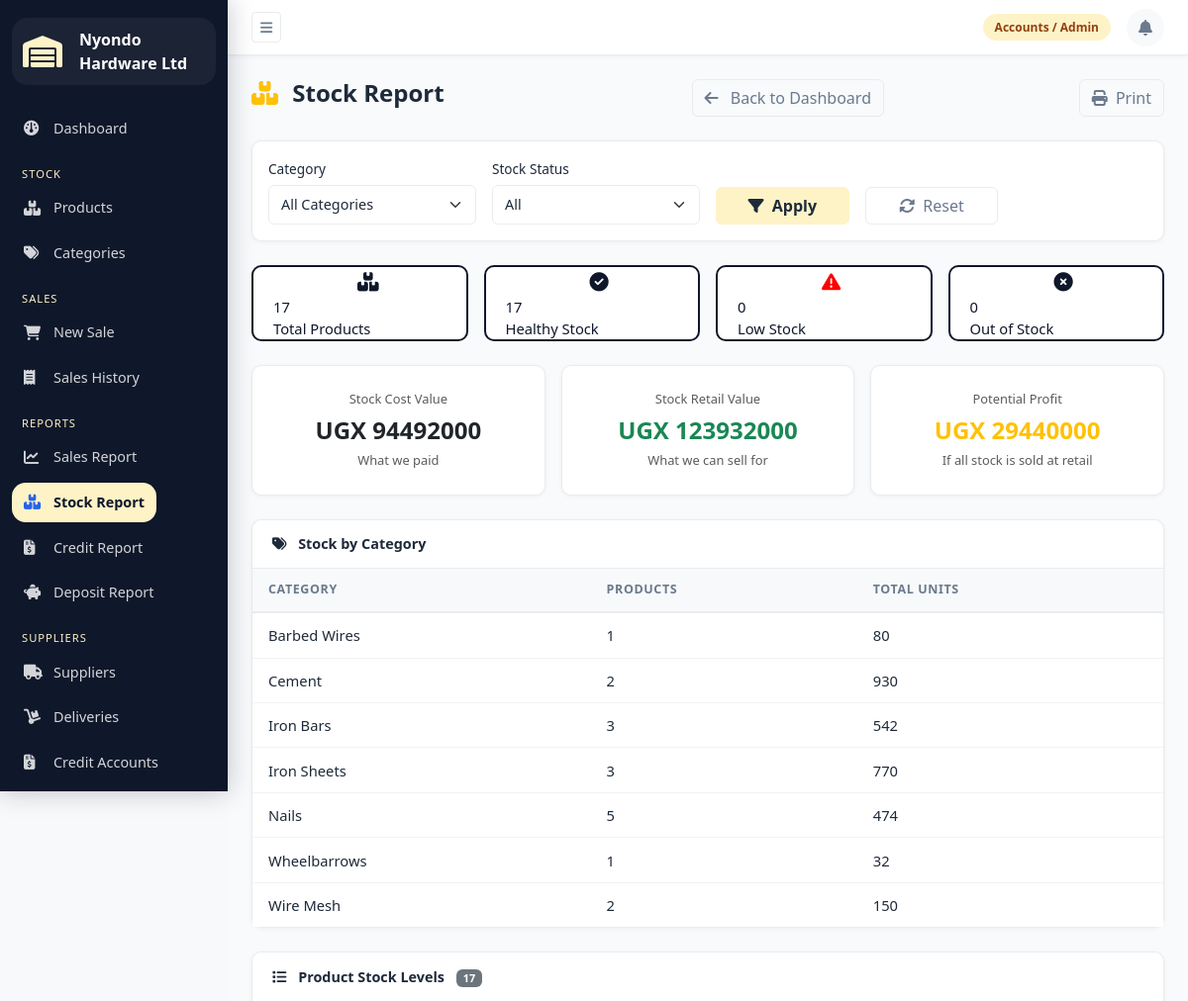
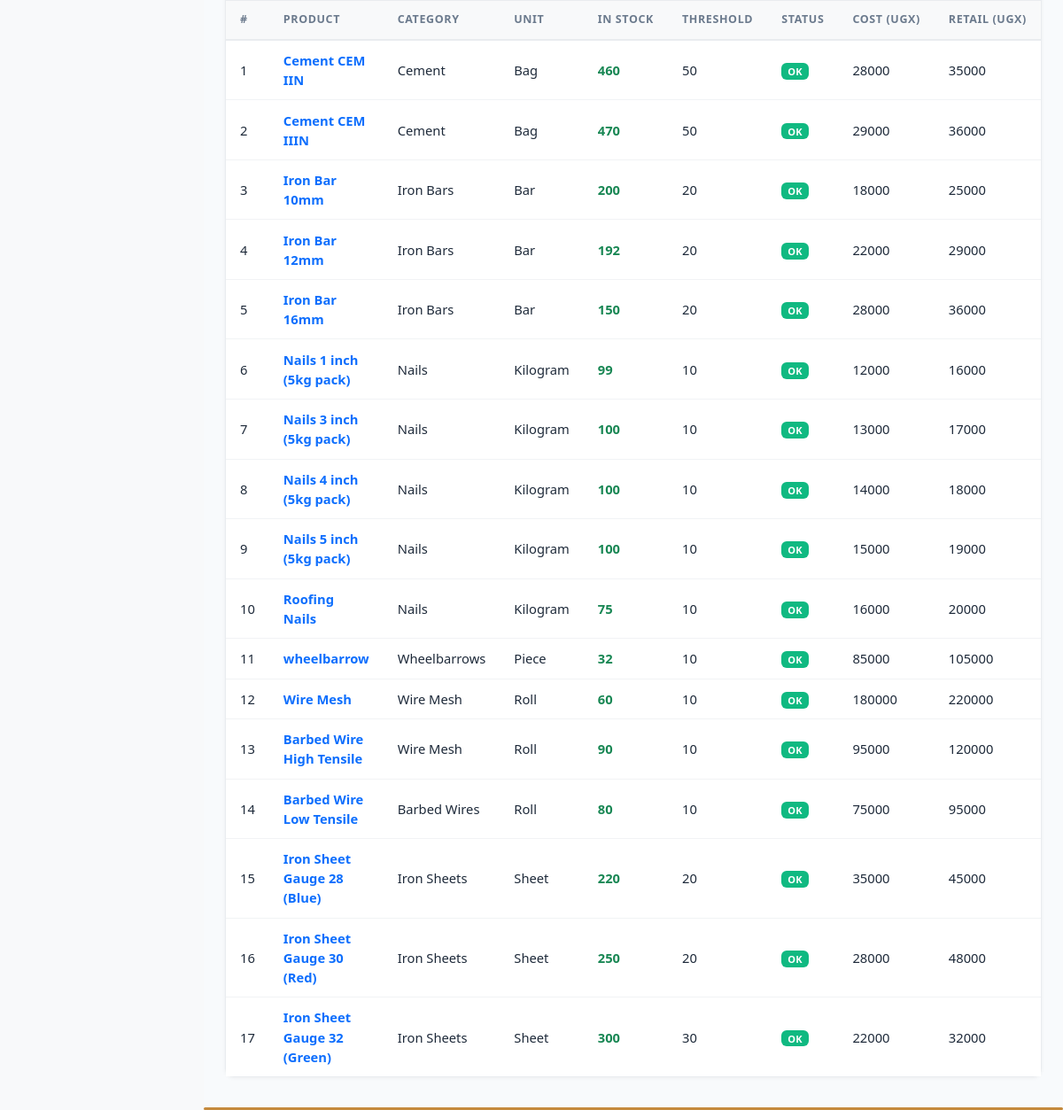
The app's page /reports/stock/ (signed in), older data (2 pictures, top to bottom).
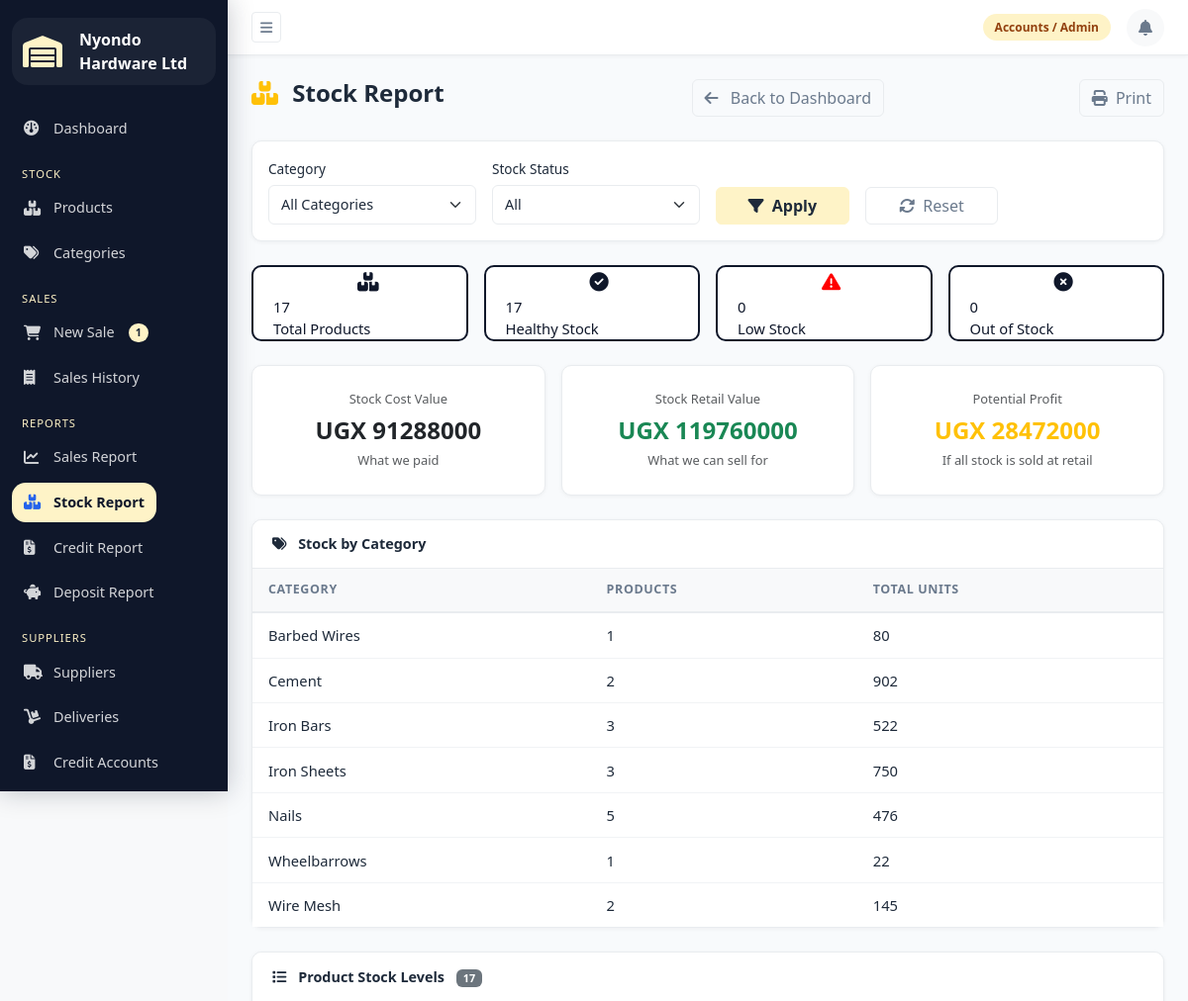
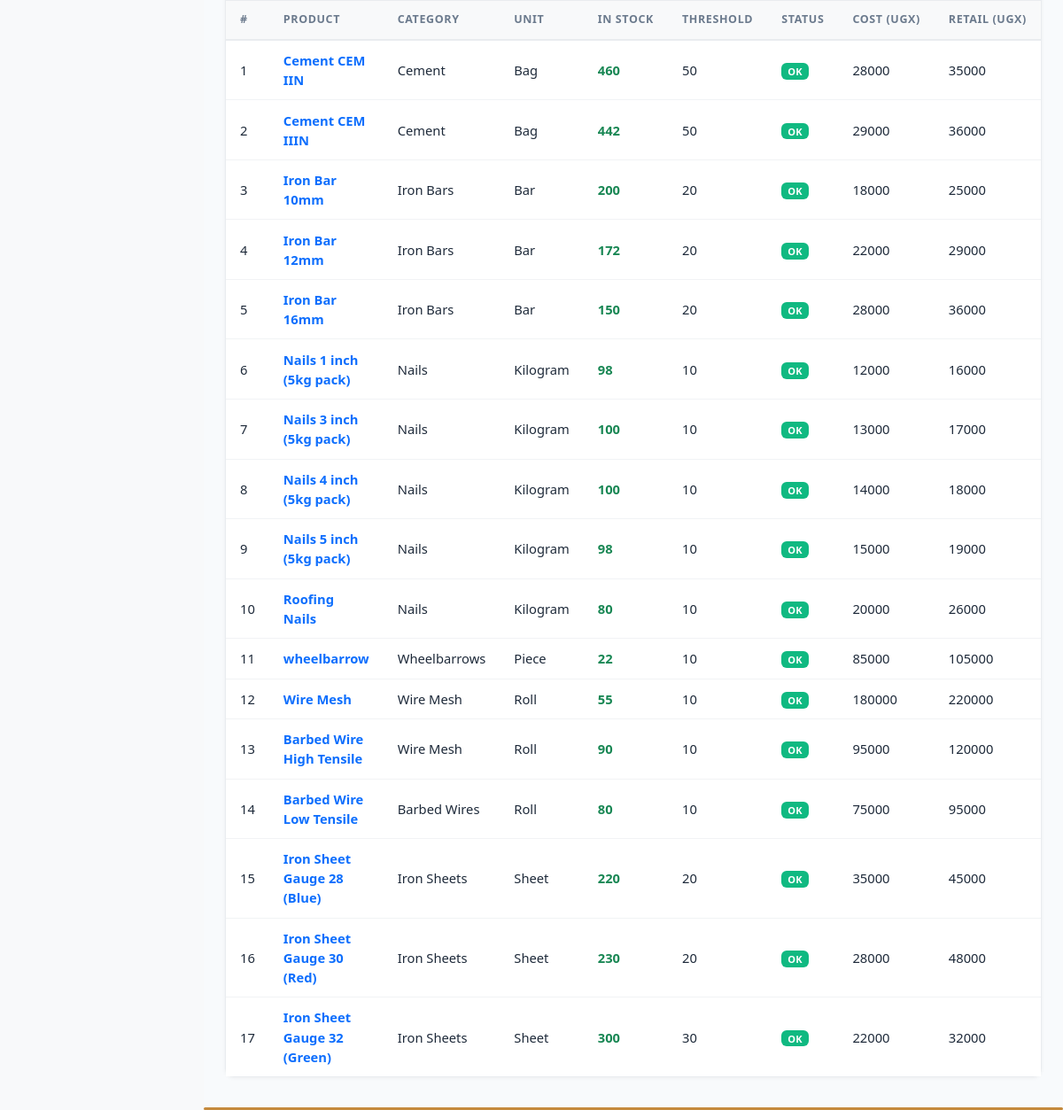
The same page, newer data (2 pictures, top to bottom).
### stock/models.py (models this page shows, shortened)
class Category(models.Model):
    name = models.CharField(max_length=100)
    class Meta:
        verbose_name_plural = "Categories"

class Product(models.Model):
    UNIT_CHOICES = [
        ('bag', 'Bag'),
        ('bar', 'Bar'),
        ('kg', 'Kilogram'),
        ('piece', 'Piece'),
        ('roll', 'Roll'),
        ('sheet', 'Sheet'),
        ('bundle', 'Bundle'),
    ]
    category = models.ForeignKey(Category, on_delete=models.SET_NULL, null=True)
    name = models.CharField(max_length=200)
    description = models.TextField(blank=True)
    unit = models.CharField(max_length=20, choices=UNIT_CHOICES)
    unit_cost = models.DecimalField(max_digits=12, decimal_places=2)
    wholesale_price = models.DecimalField(max_digits=12, decimal_places=2)
    retailer_price = models.DecimalField(max_digits=12, decimal_places=2)
    retail_price = models.DecimalField(max_digits=12, decimal_places=2)  # individual buyer
    quantity_in_stock = models.PositiveIntegerField(default=0)
    low_stock_threshold = models.PositiveIntegerField(default=10)
    is_deposit_eligible = models.BooleanField(default=False)
    date_added = models.DateTimeField(auto_now_add=True)
    def is_low_stock(self):
        return self.quantity_in_stock <= self.low_stock_threshold

### sales/models.py (models this page shows, shortened)
class Cart(models.Model):
    attendant = models.OneToOneField(User, on_delete=models.CASCADE, related_name='cart')
    customer_name = models.CharField(max_length=200, blank=True)
    customer_phone = models.CharField(max_length=15, blank=True)
    customer_type = models.CharField(
        max_length=15,
        choices=[
            ('wholesaler', 'Wholesaler'),
            ('retailer', 'Retailer'),
            ('individual', 'Individual Buyer'),
        ],
        default='individual'
    )
    delivery_requested = models.BooleanField(default=False)
    within_10km = models.BooleanField(default=False)
    created_at = models.DateTimeField(auto_now_add=True)
    updated_at = models.DateTimeField(auto_now=True)
    @property
    def item_count(self):
        return self.cart_items.count()

### stock/views.py (the view)
        def wrapper(request, *args, **kwargs):
            if not hasattr(request.user, 'profile'):
                messages.error(request, "Access denied.")
                return redirect('dashboard')
            if request.user.profile.role not in roles:
                messages.error(request, "You do not have permission for this action.")
                return redirect('dashboard')
            return view_func(request, *args, **kwargs)

### stock/views.py (called while the page is built)
def role_required(roles):
    def decorator(view_func):
        def wrapper(request, *args, **kwargs):
            if not hasattr(request.user, 'profile'):
                messages.error(request, "Access denied.")
                return redirect('dashboard')
            if request.user.profile.role not in roles:
                messages.error(request, "You do not have permission for this action.")
                return redirect('dashboard')
            return view_func(request, *args, **kwargs)
        wrapper.__name__ = view_func.__name__
        return login_required(wrapper)
    return decorator

### templates/reports/stock_report.html (shortened to what the changed rows need)
{% extends 'base.html' %}
{% block content %}
<div class="row g-3 mb-4">
    <div class="col-md-4">
        <div class="card text-center">
            <div class="card-body py-4">
                <div class="text-muted small mb-1">Stock Cost Value</div>
                <div class="fw-bold fs-4">
                    UGX {{ total_cost_value|floatformat:0 }}
                </div>
                <small class="text-muted">What we paid</small>
            </div>
        </div>
    </div>
    <div class="col-md-4">
        <div class="card text-center">
            <div class="card-body py-4">
                <div class="text-muted small mb-1">Stock Retail Value</div>
                <div class="fw-bold fs-4 text-success">
                    UGX {{ total_retail_value|floatformat:0 }}
                </div>
                <small class="text-muted">What we can sell for</small>
            </div>
        </div>
    </div>
    <div class="col-md-4">
        <div class="card text-center">
            <div class="card-body py-4">
                <div class="text-muted small mb-1">Potential Profit</div>
                <div class="fw-bold fs-4 text-warning">
                    UGX {{ potential_profit|floatformat:0 }}
                </div>
                <small class="text-muted">If all stock is sold at retail</small>
            </div>
        </div>
    </div>
</div>
<div class="card mb-4">
    <div class="card-body p-0">
        <table class="table table-hover mb-0">
            <thead>
                <tr>
                    <th>Category</th>
                    <th>Products</th>
                    <th>Total Units</th>
                </tr>
            </thead>
            <tbody>
                {% for cat in by_category %}
                <tr>
                    <td>{{ cat.name }}</td>
                    <td>{{ cat.product_count }}</td>
                    <td>{{ cat.total_units|default:0 }}</td>
                </tr>
                {% empty %}
                <tr>
                    <td colspan="3" class="text-center text-muted py-3">
                        No categories.
                    </td>
                </tr>
                {% endfor %}
            </tbody>
        </table>
    </div>
</div>
<div class="card">
    <div class="card-body p-0">
        <div class="table-responsive">
            <table class="table table-hover mb-0">
                <thead>
                    <tr>
                        <th>#</th>
                        <th>Product</th>
                        <th>Category</th>
                        <th>Unit</th>
                        <th>In Stock</th>
                        <th>Threshold</th>
                        <th>Status</th>
                        <th>Cost (UGX)</th>
                        <th>Retail (UGX)</th>
                    </tr>
                </thead>
                <tbody>
                    {% for p in products %}
                    <tr>
                        <td>{{ forloop.counter }}</td>
                        <td>
                            <a href="{% url 'product_detail' p.pk %}"
                               class="text-decoration-none fw-semibold">
                                {{ p.name }}
                            </a>
                        </td>
                        <td>{{ p.category.name|default:"—" }}</td>
                        <td>{{ p.get_unit_display }}</td>
                        <td class="fw-bold
                            {% if p.quantity_in_stock == 0 %}text-danger
                            {% elif p.is_low_stock %}text-warning
                            {% else %}text-success{% endif %}">
                            {{ p.quantity_in_stock }}
                        </td>
                        <td>{{ p.low_stock_threshold }}</td>
                        <td>
                            {% if p.quantity_in_stock == 0 %}
                            <span class="badge bg-danger">Out of Stock</span>
                            {% elif p.is_low_stock %}
                            <span class="badge bg-warning text-dark">Low</span>
                            {% else %}
                            <span class="badge bg-success">OK</span>
                            {% endif %}
                        </td>
                        <td>{{ p.unit_cost|floatformat:0 }}</td>
                        <td>{{ p.retail_price|floatformat:0 }}</td>
                    </tr>
                    {% empty %}
                    <tr>
                        <td colspan="10" class="text-center text-muted py-4">
                            No products match selected filters.
                        </td>
                    </tr>
                    {% endfor %}
                </tbody>
            </table>
        </div>
    </div>
</div>
{% endblock %}

### templates/base.html (shortened to what the changed rows need)
<!DOCTYPE html>
<html lang="en">
<head>
    {% load static %}
    <link href="https://cdn.jsdelivr.net/npm/bootstrap@5.3.0/dist/css/bootstrap.min.css"
          rel="stylesheet">
    <link href="https://cdnjs.cloudflare.com/ajax/libs/font-awesome/6.4.0/css/all.min.css"
          rel="stylesheet">
    <link href="{% static 'css/main.css' %}"
          rel="stylesheet">
</head>
<body>
{% if request.user.is_authenticated %}
<div class="wrapper">
    <nav id="sidebar">
        <ul class="sidebar-menu">
            <li>
                <a href="{% url 'cart' %}"
                   class="{% if 'cart' in request.resolver_match.url_name %}active{% endif %}">
                    <i class="fa-solid fa-cart-shopping"></i>
                    New Sale
                    {% with cart=request.user.cart %}
                        {% if cart and cart.item_count > 0 %}
                        <span class="badge bg-warning text-dark ms-1">
                            {{ cart.item_count }}
                        </span>
                        {% endif %}
                    {% endwith %}
                </a>
            </li>
        </ul>
    </nav>
    <div id="content">
        <div class="page-content">
            {% block content %}
            {% endblock %}
        </div>
    </div>
</div>
{% endif %}
</body>
</html>

Row changes from the older to the newer data that the page shows:
now on this page (row edited): Cart: item_count "1"
computed for Category "Cement": total_units "930" → "902"
computed for Category "Iron Bars": total_units "542" → "522"
computed for Category "Iron Sheets": total_units "770" → "750"
computed for Category "Nails": total_units "474" → "476"
computed for Category "Wheelbarrows": total_units "32" → "22"
computed for Category "Wire Mesh": total_units "150" → "145"
changed Product "Cement CEM IIIN": quantity_in_stock "470" → "442"
changed Product "Iron Bar 12mm": quantity_in_stock "192" → "172"
changed Product "Nails 1 inch (5kg pack)": quantity_in_stock "99" → "98"
changed Product "Nails 5 inch (5kg pack)": quantity_in_stock "100" → "98"
changed Product "Roofing Nails": quantity_in_stock "75" → "80"; unit_cost "16000" → "20000"; retail_price "20000" → "26000"
changed Product "wheelbarrow": quantity_in_stock "32" → "22"
changed Product (number 12 of 17 on the later page): quantity_in_stock "60" → "55"
changed Product "Iron Sheet Gauge 30 (Red)": quantity_in_stock "250" → "230"
Text that changed along with them:
{{ total_cost_value|floatformat:0 }}: "94492000" → "91288000"
{{ total_retail_value|floatformat:0 }}: "123932000" → "119760000"
{{ potential_profit|floatformat:0 }}: "29440000" → "28472000"
